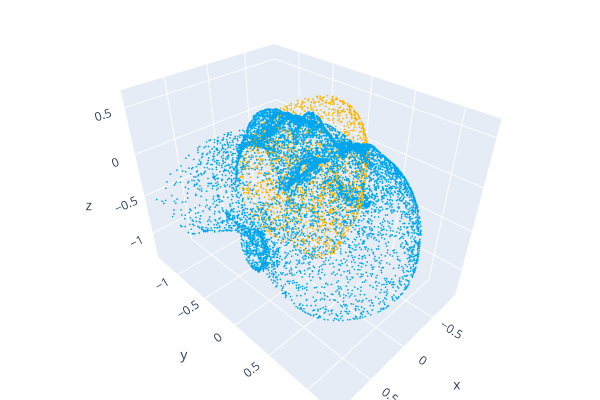

Source (notebook cell):
### Code cell
import argparse
import torch
import numpy as np
import open3d as o3d
import copy

from geotransformer.utils.data import registration_collate_fn_stack_mode
from geotransformer.utils.torch import to_cuda, release_cuda
from geotransformer.utils.open3d import make_open3d_point_cloud
from config import make_cfg
from model import create_model

device = torch.device("cuda" if torch.cuda.is_available() else "cpu")
torch.set_default_device(device)

cfg = make_cfg()
model = create_model(cfg).cuda()
state_dict = torch.load(WEIGHTS)
model.load_state_dict(state_dict["model"])

model.eval() 

REF_NUM = 3
REF_FILE = f"../../data/faces/demo/ref_{REF_NUM}.npy"
SRC_FILE = "plank_scaled.npy" # New source sample (real scan)

def load_inference_data(src_path, ref_path):
    src_points = np.load(src_path)
    ref_points = np.load(ref_path)
    
    src_feats = np.ones_like(src_points[:, :1])
    ref_feats = np.ones_like(ref_points[:, :1])

    data_dict = {
        "ref_points": ref_points.astype(np.float32),
        "src_points": src_points.astype(np.float32),
        "ref_feats": ref_feats.astype(np.float32),
        "src_feats": src_feats.astype(np.float32),
    }

    data_dict["morphed_full"] = np.zeros_like(ref_points).astype(np.float32) 
    data_dict["gt_z"] = np.zeros((32, 100), dtype=np.float32) 
    
    data_dict["transform"] = np.eye(4, dtype=np.float32)
    
    return data_dict

data_dict = load_inference_data(SRC_FILE, REF_FILE)

neighbor_limits = [38, 36, 36, 38]  
data_dict = registration_collate_fn_stack_mode(
    [data_dict], cfg.backbone.num_stages, cfg.backbone.init_voxel_size, cfg.backbone.init_radius, neighbor_limits
)

data_dict = to_cuda(data_dict)

with torch.no_grad():
    output_dict = model(data_dict)

data_dict = release_cuda(data_dict)
output_dict = release_cuda(output_dict)

ref_points = output_dict["ref_points"]
src_points = output_dict["src_points"]
estimated_transform = output_dict["estimated_transform"]

ref_pcd = make_open3d_point_cloud(ref_points)
ref_pcd.estimate_normals()
ref_pcd.paint_uniform_color([0.0, 0.651, 0.929]) # Blue for ref

src_pcd = make_open3d_point_cloud(src_points)
src_pcd.estimate_normals()
src_pcd.paint_uniform_color([1.0, 0.706, 0.0]) # Yellow for src 

estimated_t_src_pcd = copy.deepcopy(src_pcd).transform(estimated_transform)

print("Visualizing: Reference (Blue) and Transformed Source/Plank (Yellow)")
o3d.visualization.draw_plotly([ref_pcd, estimated_t_src_pcd])

### Figure 1 — Plotly figure (JSON) as saved in the notebook; plotly's stock layout.template omitted (floating-point values rounded to 4 significant figures; data arrays with more than 128 entries replaced by an {"elided": "..."} marker saying what was removed)
{"data": [{"marker": {"color": {"elided": "10788x3 float values"}, "size": 1}, "mode": "markers", "type": "scatter3d", "x": {"elided": "10788 float values"}, "y": {"elided": "10788 float values"}, "z": {"elided": "10788 float values"}}, {"marker": {"color": {"elided": "2000x3 float values"}, "size": 1}, "mode": "markers", "type": "scatter3d", "x": {"elided": "2000 float values"}, "y": {"elided": "2000 float values"}, "z": {"elided": "2000 float values"}}], "layout": {"height": 400, "margin": {"b": 0, "l": 0, "r": 0, "t": 0}, "scene": {"camera": {"center": {"x": 0, "y": 0, "z": 0}, "up": {"x": 0, "y": 0, "z": 1}}}, "showlegend": false, "width": 600}}
